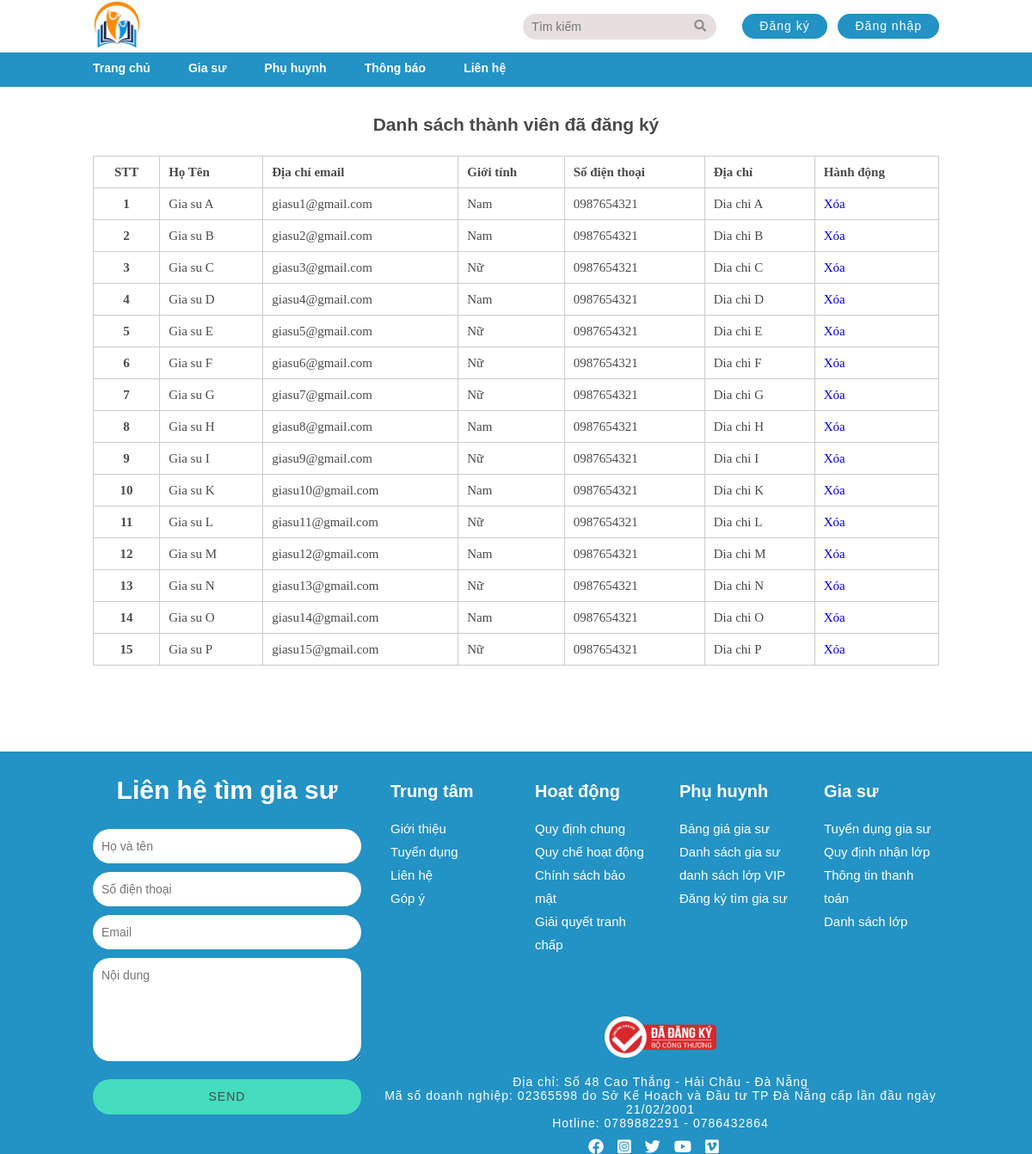
Screenshot of /admin/account.php with the database file from the repository.
### tables this page shows
CREATE TABLE tutor (
    tutorID VARCHAR(20) NOT NULL,
    avatar VARCHAR(255) DEFAULT NULL,
    emailAddress VARCHAR(255) NOT NULL,
    fullName VARCHAR(255) NOT NULL,
    gender VARCHAR(10) NULL,
    dateOfBirth VARCHAR(255) NULL,
    phone VARCHAR(20) NULL,
    address VARCHAR(255) NULL,
    education VARCHAR(100) NULL,  
    content VARCHAR(255) NULL,  
    teachingSchedule VARCHAR(255) NULL,  
    generalIntroduction VARCHAR(255) NULL,  
    rate INT DEFAULT NULL,  
    teachingClassNumber INT DEFAULT NULL,  
    PRIMARY KEY (tutorID),
    FOREIGN KEY  (emailAddress) REFERENCES account(emailAddress)
);

### admin/account.php (the view, shortened to what this page needs)
<!DOCTYPE html>
<html lang="en">
<head>
    <link rel="stylesheet" href="https://cdnjs.cloudflare.com/ajax/libs/normalize/8.0.1/normalize.min.css"
 />
    <link rel="stylesheet" href="./assest/css/base.css">
    <link rel="stylesheet" href="./assest/css/grid.css">
    <link rel="stylesheet" href="./assest/css/main.css">
    <link rel="stylesheet" href="./assest/css/style.css">
    <link rel="stylesheet" href="./assest/fonts/fontawesome-free-5.15.4-web/css/all.min.css">
</head>
<body>
    <div class="app ">
        <?php include( 'includes/header.php');?>
        <?php
            require_once("includes/connection.php");
        ?>
        <div class="account grid wide mt-125">
            <h3 class="account-header" >Danh sách thành viên đã đăng ký</h3>
            <table class="account-table">
                    <tr>
                        <th style ="text-align:center;">STT</th>
                        <th>Họ Tên</th>
                        <th>Địa chỉ email</th>
                        <th>Giới tính</th>
                        <th>Số điện thoại</td>
                        <th>Địa chỉ</td>
                        <th>Hành động</td>
                    </tr>
                <?php
                    $stt = 1 ;
                    $sql = "SELECT * FROM tutor";
                    $query = mysqli_query($conn,$sql);
                    while ($data = mysqli_fetch_array($query)) { ?>
                    <tr>
                        <th scope="row" style ="text-align:center;"><?php echo $stt++ ?></th>
                        <td><?php echo $data["fullName"]; ?></td>
                        <td><?php echo $data["emailAddress"]; ?></td>
                        <td><?php echo $data["gender"]; ?></td>
                        <td><?php echo $data["phone"]; ?></td>
                        <td><?php echo $data["address"]; ?></td>
                        <td>
                            <a href="account.php?id_delete=<?php echo $data["tutorID"]; ?>">Xóa
                        </td>
                    </tr>
                    <?php }  ?>
            </table>
        </div>
        <?php include( 'includes/footer.php');?>
</body>
</html>

### admin/assest/css/base.css (style rules this page uses)
:root { --text-color: #4c4949; --primary-color: #2392c5; --white-color: #fff; --purple-color:#ba71da; --border-color:#f1f1f1; --red-color: #f76570; --blue-color:#14b9d5; --green-color: #0e967a; --orange-color:#e27557; --yellow-color:#ffd105; --bg-color: #dff1f1; }
* { -webkit-box-sizing: inherit; box-sizing: inherit; }
html { font-size: 62.5%; line-height: 1.6rem; font-family: 'Poppins', sans-serif; -webkit-box-sizing: border-box; box-sizing: border-box; overflow-x: hidden; }
.mt-125 { margin-top: 130px !important; }

### admin/assest/css/grid.css (style rules this page uses)
.grid { width: 100%; display: block; padding: 0; }
.grid.wide { max-width: 1200px; margin: 0 auto; }
@media (min-width: 1024px) and (max-width: 1239px) { .wide { width: 984px; } }

### admin/assest/css/style.css (style rules this page uses)
.account-header { font-size: 2.1rem; line-height: 3rem; color: var(--text-color); text-align: center; }
.account-table { border-collapse: collapse !important; width: 100%; text-align: left; }
th, tr, td { border-collapse: collapse !important; border: 1px solid #ccc !important; font-size: 1.5rem; color: var(--text-color); padding: 10px; font-family: 'Times New Roman', Times, serif; }
a { text-decoration: none; }

### rows the page displays
tutor: fullName "Gia su A", emailAddress "giasu1@gmail.com", gender "Nam", phone "0987654321", address "Dia chi A"
tutor: fullName "Gia su B", emailAddress "giasu2@gmail.com", gender "Nam", phone "0987654321", address "Dia chi B"
tutor: fullName "Gia su C", emailAddress "giasu3@gmail.com", gender "Nữ", phone "0987654321", address "Dia chi C"
tutor: fullName "Gia su D", emailAddress "giasu4@gmail.com", gender "Nam", phone "0987654321", address "Dia chi D"
tutor: fullName "Gia su E", emailAddress "giasu5@gmail.com", gender "Nữ", phone "0987654321", address "Dia chi E"
tutor: fullName "Gia su F", emailAddress "giasu6@gmail.com", gender "Nữ", phone "0987654321", address "Dia chi F"
tutor: fullName "Gia su G", emailAddress "giasu7@gmail.com", gender "Nữ", phone "0987654321", address "Dia chi G"
tutor: fullName "Gia su H", emailAddress "giasu8@gmail.com", gender "Nam", phone "0987654321", address "Dia chi H"
tutor: fullName "Gia su I", emailAddress "giasu9@gmail.com", gender "Nữ", phone "0987654321", address "Dia chi I"
tutor: fullName "Gia su K", emailAddress "giasu10@gmail.com", gender "Nam", phone "0987654321", address "Dia chi K"
tutor: fullName "Gia su L", emailAddress "giasu11@gmail.com", gender "Nữ", phone "0987654321", address "Dia chi L"
tutor: fullName "Gia su M", emailAddress "giasu12@gmail.com", gender "Nam", phone "0987654321", address "Dia chi M"
tutor: fullName "Gia su N", emailAddress "giasu13@gmail.com", gender "Nữ", phone "0987654321", address "Dia chi N"
tutor: fullName "Gia su O", emailAddress "giasu14@gmail.com", gender "Nam", phone "0987654321", address "Dia chi O"
tutor: fullName "Gia su P", emailAddress "giasu15@gmail.com", gender "Nữ", phone "0987654321", address "Dia chi P"
